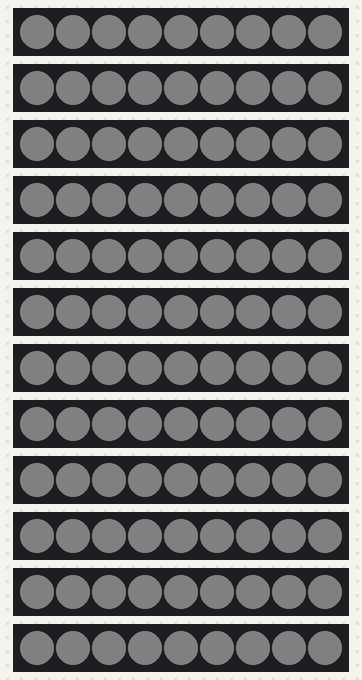
A sketch run on a simulated Arduino Uno, built with avr-gcc and run on an emulated ATmega328P. Parts: 12 × 9 RGB LEDs in strip order, left to right. Dim RGB values are drawn brighter than linear.

Above: at 0.1 s.
At 1.1 s:
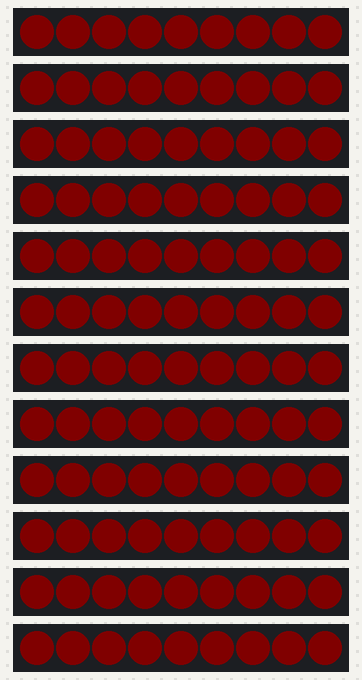

The sketch:

TestingFullBoard.ino
```cpp
#include <FastLED.h>

// Define our LED PINS based off each GRID for both PLAYERS
#define NUM_LEDS     9 // Change this to the number of LEDs in your strips
#define BRIGHTNESS  5  // LED brightness

#define COLOR_ON    CRGB::White   // Color when LED is ON
#define COLOR_OFF   CRGB::Red   // Color when LED is OFF

// Player 1 Bottom Screen
// TOP OF SCREEN
#define LEDPLAYER1_BOTTOMPIN1     2
#define LEDPLAYER1_BOTTOMPIN2     3
#define LEDPLAYER1_BOTTOMPIN3     4
#define LEDPLAYER1_BOTTOMPIN4     5
#define LEDPLAYER1_BOTTOMPIN5     6
#define LEDPLAYER1_BOTTOMPIN6     7
#define LEDPLAYER1_BOTTOMPIN7     8
#define LEDPLAYER1_BOTTOMPIN8     9
#define LEDPLAYER1_BOTTOMPIN9     10
// BOTTOM OF SCREEN

// Player 1 Top Screen
// TOP OF SCREEN
#define LEDPLAYER1_TOPPIN1     22
#define LEDPLAYER1_TOPPIN2     23
#define LEDPLAYER1_TOPPIN3     24
#define LEDPLAYER1_TOPPIN4     25
#define LEDPLAYER1_TOPPIN5     26
#define LEDPLAYER1_TOPPIN6     27
#define LEDPLAYER1_TOPPIN7     28
#define LEDPLAYER1_TOPPIN8     29
#define LEDPLAYER1_TOPPIN9     30
// BOTTOM OF SCREEN

// Player 2 Bottom Screen
// TOP OF SCREEN
#define LEDPLAYER2_BOTTOMPIN1     53
#define LEDPLAYER2_BOTTOMPIN2     52
#define LEDPLAYER2_BOTTOMPIN3     51
#define LEDPLAYER2_BOTTOMPIN4     50
#define LEDPLAYER2_BOTTOMPIN5     49
#define LEDPLAYER2_BOTTOMPIN6     48
#define LEDPLAYER2_BOTTOMPIN7     47
#define LEDPLAYER2_BOTTOMPIN8     46
#define LEDPLAYER2_BOTTOMPIN9     45
// BOTTOM OF SCREEN

// Player 2 Top Screen
// TOP OF SCREEN
#define LEDPLAYER2_TOPPIN1     41
#define LEDPLAYER2_TOPPIN2     40
#define LEDPLAYER2_TOPPIN3     39
#define LEDPLAYER2_TOPPIN4     38
#define LEDPLAYER2_TOPPIN5     37
#define LEDPLAYER2_TOPPIN6     36
#define LEDPLAYER2_TOPPIN7     35
#define LEDPLAYER2_TOPPIN8     34
#define LEDPLAYER2_TOPPIN9     33
// BOTTOM OF SCREEN

// Global LED arrays
CRGB ledsPLAYER1TOP[9][NUM_LEDS];
CRGB ledsPLAYER1BOTTOM[9][NUM_LEDS];
CRGB ledsPLAYER2TOP[9][NUM_LEDS];
CRGB ledsPLAYER2BOTTOM[9][NUM_LEDS];


void setup() {
    // Initialize our LED Grids

    // Player 1 Bottom Screen
    FastLED.addLeds<WS2812B, LEDPLAYER1_BOTTOMPIN1, GRB>(ledsPLAYER1BOTTOM[0], NUM_LEDS);
    FastLED.addLeds<WS2812B, LEDPLAYER1_BOTTOMPIN2, GRB>(ledsPLAYER1BOTTOM[1], NUM_LEDS);
    FastLED.addLeds<WS2812B, LEDPLAYER1_BOTTOMPIN3, GRB>(ledsPLAYER1BOTTOM[2], NUM_LEDS);
    FastLED.addLeds<WS2812B, LEDPLAYER1_BOTTOMPIN4, GRB>(ledsPLAYER1BOTTOM[3], NUM_LEDS);
    FastLED.addLeds<WS2812B, LEDPLAYER1_BOTTOMPIN5, GRB>(ledsPLAYER1BOTTOM[4], NUM_LEDS);
    FastLED.addLeds<WS2812B, LEDPLAYER1_BOTTOMPIN6, GRB>(ledsPLAYER1BOTTOM[5], NUM_LEDS);
    FastLED.addLeds<WS2812B, LEDPLAYER1_BOTTOMPIN7, GRB>(ledsPLAYER1BOTTOM[6], NUM_LEDS);
    FastLED.addLeds<WS2812B, LEDPLAYER1_BOTTOMPIN8, GRB>(ledsPLAYER1BOTTOM[7], NUM_LEDS);
    FastLED.addLeds<WS2812B, LEDPLAYER1_BOTTOMPIN9, GRB>(ledsPLAYER1BOTTOM[8], NUM_LEDS);
    // Player 1 Top Screen
    FastLED.addLeds<WS2812B, LEDPLAYER1_TOPPIN1, GRB>(ledsPLAYER1TOP[0], NUM_LEDS);
    FastLED.addLeds<WS2812B, LEDPLAYER1_TOPPIN2, GRB>(ledsPLAYER1TOP[1], NUM_LEDS);
    FastLED.addLeds<WS2812B, LEDPLAYER1_TOPPIN3, GRB>(ledsPLAYER1TOP[2], NUM_LEDS);
    FastLED.addLeds<WS2812B, LEDPLAYER1_TOPPIN4, GRB>(ledsPLAYER1TOP[3], NUM_LEDS);
    FastLED.addLeds<WS2812B, LEDPLAYER1_TOPPIN5, GRB>(ledsPLAYER1TOP[4], NUM_LEDS);
    FastLED.addLeds<WS2812B, LEDPLAYER1_TOPPIN6, GRB>(ledsPLAYER1TOP[5], NUM_LEDS);
    FastLED.addLeds<WS2812B, LEDPLAYER1_TOPPIN7, GRB>(ledsPLAYER1TOP[6], NUM_LEDS);
    FastLED.addLeds<WS2812B, LEDPLAYER1_TOPPIN8, GRB>(ledsPLAYER1TOP[7], NUM_LEDS);
    FastLED.addLeds<WS2812B, LEDPLAYER1_TOPPIN9, GRB>(ledsPLAYER1TOP[8], NUM_LEDS);

    // Player 2 Bottom Screen
    FastLED.addLeds<WS2812B, LEDPLAYER2_BOTTOMPIN1, GRB>(ledsPLAYER2BOTTOM[0], NUM_LEDS);
    FastLED.addLeds<WS2812B, LEDPLAYER2_BOTTOMPIN2, GRB>(ledsPLAYER2BOTTOM[1], NUM_LEDS);
    FastLED.addLeds<WS2812B, LEDPLAYER2_BOTTOMPIN3, GRB>(ledsPLAYER2BOTTOM[2], NUM_LEDS);
    FastLED.addLeds<WS2812B, LEDPLAYER2_BOTTOMPIN4, GRB>(ledsPLAYER2BOTTOM[3], NUM_LEDS);
    FastLED.addLeds<WS2812B, LEDPLAYER2_BOTTOMPIN5, GRB>(ledsPLAYER2BOTTOM[4], NUM_LEDS);
    FastLED.addLeds<WS2812B, LEDPLAYER2_BOTTOMPIN6, GRB>(ledsPLAYER2BOTTOM[5], NUM_LEDS);
    FastLED.addLeds<WS2812B, LEDPLAYER2_BOTTOMPIN7, GRB>(ledsPLAYER2BOTTOM[6], NUM_LEDS);
    FastLED.addLeds<WS2812B, LEDPLAYER2_BOTTOMPIN8, GRB>(ledsPLAYER2BOTTOM[7], NUM_LEDS);
    FastLED.addLeds<WS2812B, LEDPLAYER2_BOTTOMPIN9, GRB>(ledsPLAYER2BOTTOM[8], NUM_LEDS);

    // Player 2 Top Screen
    FastLED.addLeds<WS2812B, LEDPLAYER2_TOPPIN1, GRB>(ledsPLAYER2TOP[0], NUM_LEDS);
    FastLED.addLeds<WS2812B, LEDPLAYER2_TOPPIN2, GRB>(ledsPLAYER2TOP[1], NUM_LEDS);
    FastLED.addLeds<WS2812B, LEDPLAYER2_TOPPIN3, GRB>(ledsPLAYER2TOP[2], NUM_LEDS);
    FastLED.addLeds<WS2812B, LEDPLAYER2_TOPPIN4, GRB>(ledsPLAYER2TOP[3], NUM_LEDS);
    FastLED.addLeds<WS2812B, LEDPLAYER2_TOPPIN5, GRB>(ledsPLAYER2TOP[4], NUM_LEDS);
    FastLED.addLeds<WS2812B, LEDPLAYER2_TOPPIN6, GRB>(ledsPLAYER2TOP[5], NUM_LEDS);
    FastLED.addLeds<WS2812B, LEDPLAYER2_TOPPIN7, GRB>(ledsPLAYER2TOP[6], NUM_LEDS);
    FastLED.addLeds<WS2812B, LEDPLAYER2_TOPPIN8, GRB>(ledsPLAYER2TOP[7], NUM_LEDS);
    FastLED.addLeds<WS2812B, LEDPLAYER2_TOPPIN9, GRB>(ledsPLAYER2TOP[8], NUM_LEDS);


    FastLED.setBrightness(BRIGHTNESS);
}

// LEDs begin at
void loop() {
  lightUpLED();

  delay(1000);

  lightdownLED();

  delay(500);


}

// Function to light up the LED at given row and column
void lightUpLED() {
  // Turn off all LEDs
  FastLED.clear();
  for(int i=0; i<9;++i){
    for(int j=0;j<9;++j){
        ledsPLAYER1TOP[i][j]= COLOR_ON;
        ledsPLAYER1BOTTOM[i][j]= COLOR_ON;
        ledsPLAYER2TOP[i][j]= COLOR_ON;
        ledsPLAYER2BOTTOM[i][j]= COLOR_ON;
    }
  }
  // Turn on the specified LED


  // Show the LEDs
  FastLED.show();
  }

  // Function to light up the LED at given row and column and turn it blue
void lightdownLED() {
  // Turn off all LEDs
  FastLED.clear();
  for(int i=0; i<9;++i){
    for(int j=0;j<9;++j){
        ledsPLAYER1TOP[i][j]= COLOR_OFF;
        ledsPLAYER1BOTTOM[i][j]= COLOR_OFF;
        ledsPLAYER2TOP[i][j]= COLOR_OFF;
        ledsPLAYER2BOTTOM[i][j]= COLOR_OFF;
    }
  }
  // Turn on the specified LED


  // Show the LEDs
  FastLED.show();
  }
```

Measured:
- what the display in image 1 shows lasts 0.6 s, from 1.0 s to 1.6 s
